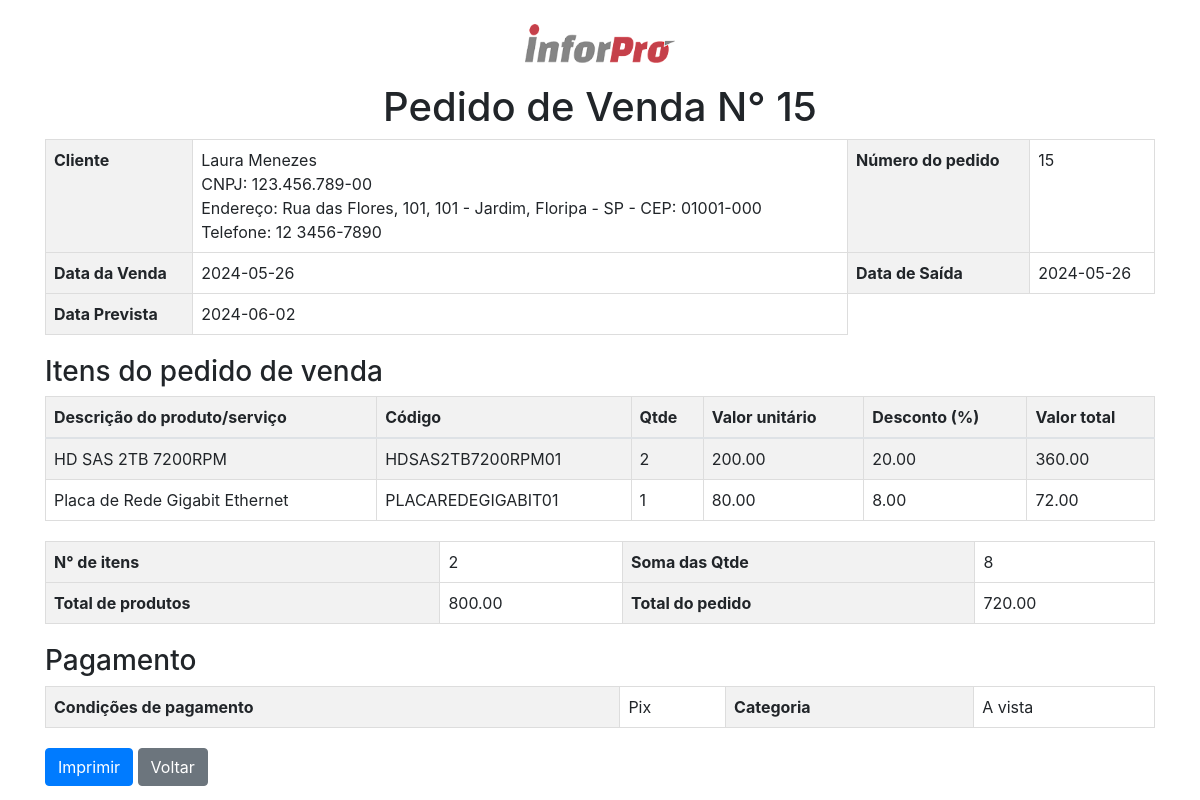
The app's page /Tela_Venda/visualizar_venda.php?id_venda=15 (signed in) with its own data.
### tables this page shows
CREATE TABLE `clientes` (
  `id` int(11) NOT NULL,
  `email` varchar(255) NOT NULL,
  `senha` varchar(255) NOT NULL,
  `cnpj` varchar(18) NOT NULL,
  `razao_social` varchar(255) NOT NULL,
  `tamanho_empresa` varchar(20) NOT NULL,
  `segmento_empresa` varchar(255) NOT NULL,
  `atividade_principal` varchar(255) NOT NULL,
  `caminho_imagem` varchar(255) DEFAULT NULL,
  `rua` varchar(255) DEFAULT NULL,
  `bairro` varchar(100) DEFAULT NULL,
  `cidade` varchar(100) DEFAULT NULL,
  `uf` varchar(2) DEFAULT NULL,
  `cep` varchar(9) DEFAULT NULL
);

CREATE TABLE `vendas` (
  `id` int(11) NOT NULL,
  `num_ped` int(11) NOT NULL,
  `cliente` varchar(255) NOT NULL,
  `vendedor` varchar(255) NOT NULL,
  `cond_pagamento` varchar(255) NOT NULL,
  `categoria` varchar(255) NOT NULL,
  `data_venda` date NOT NULL,
  `data_saida` date NOT NULL,
  `data_prevista` date NOT NULL,
  `id_usuario` int(11) NOT NULL,
  `num_itens` int(11) NOT NULL,
  `soma_quantidades` int(11) NOT NULL,
  `desconto_total_itens` decimal(10,2) NOT NULL,
  `total_itens` decimal(10,2) NOT NULL,
  `desconto_total_venda` decimal(10,2) NOT NULL,
  `total_venda` decimal(10,2) NOT NULL,
  `lancado_estoque` tinyint(1) DEFAULT 0,
  `frete_por_conta` varchar(255) DEFAULT NULL,
  `largura` decimal(10,2) DEFAULT NULL,
  `comprimento` decimal(10,2) DEFAULT NULL,
  `altura` decimal(10,2) DEFAULT NULL,
  `peso` decimal(10,2) DEFAULT NULL,
  `prazo_entrega` date DEFAULT NULL,
  `valor_frete` decimal(10,2) DEFAULT NULL,
  `status_aprovacao` enum('Pendente','Aprovado','Reprovado') DEFAULT 'Pendente'
);

CREATE TABLE `pessoa_fisica` (
  `id` int(11) NOT NULL,
  `nome` varchar(255) NOT NULL,
  `cpf` varchar(14) NOT NULL,
  `rg` varchar(20) DEFAULT NULL,
  `orgao_emissor` varchar(20) DEFAULT NULL,
  `tipo` varchar(10) NOT NULL,
  `rua` varchar(255) NOT NULL,
  `bairro` varchar(100) NOT NULL,
  `numero` varchar(10) NOT NULL,
  `cidade` varchar(100) NOT NULL,
  `uf` varchar(2) NOT NULL,
  `cep` varchar(9) DEFAULT NULL,
  `complemento` varchar(100) DEFAULT NULL,
  `fone` varchar(15) NOT NULL,
  `celular` varchar(15) DEFAULT NULL,
  `email` varchar(255) NOT NULL,
  `banco` varchar(100) DEFAULT NULL,
  `agencia` varchar(20) DEFAULT NULL,
  `conta` varchar(20) DEFAULT NULL,
  `observacoes` text DEFAULT NULL,
  `id_cliente` int(11) NOT NULL
);

CREATE TABLE `itens_venda` (
  `id` int(11) NOT NULL,
  `venda_id` int(11) NOT NULL,
  `nome_item` varchar(255) NOT NULL,
  `codigo` varchar(255) NOT NULL,
  `quantidade` int(11) NOT NULL,
  `preco` decimal(10,2) NOT NULL,
  `desconto` decimal(5,2) NOT NULL,
  `preco_total` decimal(10,2) NOT NULL
);

### Tela_Venda/visualizar_venda.php (the view, shortened to what this page needs)
<?php
require_once "../conexao.php";
$id_venda = $_GET['id_venda'];
$sql = "SELECT * FROM vendas WHERE id = $id_venda";
$resultado = mysqli_query($conexao, $sql);
$venda = mysqli_fetch_assoc($resultado);
$id_usuario = $_SESSION['id'];
$sql_cliente = "SELECT caminho_imagem FROM clientes WHERE id = $id_usuario";
$resultado_cliente = mysqli_query($conexao, $sql_cliente);
$cliente = mysqli_fetch_assoc($resultado_cliente);
$logo_caminho = $cliente['caminho_imagem'];
$cliente_nome = $venda['cliente'];
$sql_pf = "SELECT nome AS nome_cliente, cpf AS cnpj, rua, numero, bairro, cidade, uf, cep, fone AS telefone FROM pessoa_fisica WHERE nome = ?";
$stmt_pf = mysqli_prepare($conexao, $sql_pf);
mysqli_stmt_bind_param($stmt_pf, 's', $cliente_nome);
mysqli_stmt_execute($stmt_pf);
$resultado_pf = mysqli_stmt_get_result($stmt_pf);
$cliente_detalhes = mysqli_fetch_assoc($resultado_pf);
$sql_itens = "SELECT nome_item, codigo, quantidade, preco, desconto, preco_total FROM itens_venda WHERE venda_id = $id_venda";
$resultado_itens = mysqli_query($conexao, $sql_itens);
?>
<!DOCTYPE html>
<html lang="pt-br">
<head>
    <link rel="stylesheet" href="https://stackpath.bootstrapcdn.com/bootstrap/4.3.1/css/bootstrap.min.css">
</head>
<body>
    <div class="container mt-4">
        <div class="header">
            <?php if ($logo_caminho) { ?>
                <img src="<?php echo $logo_caminho; ?>" alt="Logo da Empresa" class="logo">
            <?php } ?>
            <h1>Pedido de Venda N° <?php echo $venda['num_ped']; ?></h1>
        </div>
        <div class="details-table">
            <table class="table">
                <tr>
                    <th>Cliente</th>
                    <td>
                        <?php if ($cliente_detalhes) { ?>
                            <?php echo $cliente_detalhes['nome_cliente']; ?><br>
                            CNPJ: <?php echo $cliente_detalhes['cnpj']; ?><br>
                            Endereço: <?php echo $cliente_detalhes['rua'] . ', ' . $cliente_detalhes['numero'] . ' - ' . $cliente_detalhes['bairro'] . ', ' . $cliente_detalhes['cidade'] . ' - ' . $cliente_detalhes['uf'] . ' - CEP: ' . $cliente_detalhes['cep']; ?><br>
                            Telefone: <?php echo $cliente_detalhes['telefone']; ?>
                        <?php } else { ?>
                            Dados do cliente não encontrados.
                        <?php } ?>
                    </td>
                    <th>Número do pedido</th>
                    <td><?php echo $venda['num_ped']; ?></td>
                </tr>
                <tr>
                    <th>Data da Venda</th>
                    <td><?php echo $venda['data_venda']; ?></td>
                    <th>Data de Saída</th>
                    <td><?php echo $venda['data_saida']; ?></td>
                </tr>
                <tr>
                    <th>Data Prevista</th>
                    <td><?php echo $venda['data_prevista']; ?></td>
                </tr>
            </table>
        </div>
        <h3>Itens do pedido de venda</h3>
        <div class="items-table">
            <table class="table table-striped">
                <thead>
                    <tr>
                        <th>Descrição do produto/serviço</th>
                        <th>Código</th>
                        <th>Qtde</th>
                        <th>Valor unitário</th>
                        <th>Desconto (%)</th>
                        <th>Valor total</th>
                    </tr>
                </thead>
                <tbody>
                    <?php while ($item = mysqli_fetch_assoc($resultado_itens)) { ?>
                        <tr>
                            <td><?php echo $item['nome_item']; ?></td>
                            <td><?php echo $item['codigo']; ?></td>
                            <td><?php echo $item['quantidade']; ?></td>
                            <td><?php echo $item['preco']; ?></td>
                            <td><?php echo $item['desconto']; ?></td>
                            <td><?php echo $item['preco_total']; ?></td>
                        </tr>
                    <?php } ?>
                </tbody>
            </table>
        </div>
        <div class="summary-table">
            <table class="table">
                <tr>
                    <th>N° de itens</th>
                    <td><?php echo $venda['num_itens']; ?></td>
                    <th>Soma das Qtde</th>
                    <td><?php echo $venda['soma_quantidades']; ?></td>
                </tr>
                <tr>
                    <th>Total de produtos</th>
                    <td><?php echo $venda['total_itens']; ?></td>
                    <th>Total do pedido</th>
                    <td colspan="3"><?php echo $venda['total_venda']; ?></td>
                </tr>
            </table>
        </div>
        <h3>Pagamento</h3>
        <div class="summary-table">
            <table class="table">
                <tr>
                    <th>Condições de pagamento</th>
                    <td><?php echo $venda['cond_pagamento']; ?></td>
                    <th>Categoria</th>
                    <td><?php echo $venda['categoria']; ?></td>
                </tr>
            </table>
        </div>
        <button class="btn btn-primary print-button" onclick="window.print()">Imprimir</button>
        <a href="Tela_Venda.php" class="btn btn-secondary back-button">Voltar</a>
    </div>
</body>
</html>

### Tela_Venda/visualizar_venda.php (style rules this page uses)
.logo { width: 150px; height: auto; margin-bottom: 20px; }
.header, .footer { text-align: center; }
.details-table, .items-table, .summary-table { width: 100%; margin-bottom: 20px; }
.details-table th, .details-table td, .items-table th, .items-table td, .summary-table th, .summary-table td { border: 1px solid #ddd; padding: 8px; }
.details-table th, .items-table th, .summary-table th { background-color: #f2f2f2; text-align: left; }
.details-table td { vertical-align: top; }

### records on screen
clientes: caminho_imagem (picture)
vendas: num_ped "15", data_venda "2024-05-26", data_saida "2024-05-26", data_prevista "2024-06-02", num_itens "2", soma_quantidades "8", total_itens "800.00", total_venda "720.00", cond_pagamento "Pix", categoria "A vista"
pessoa_fisica: nome "Laura Menezes", cpf "123.456.789-00", rua "Rua das Flores, 101", numero "101", bairro "Jardim", cidade "Floripa", uf "SP", cep "01001-000", fone "12 3456-7890"
itens_venda: nome_item "HD SAS 2TB 7200RPM", codigo "HDSAS2TB7200RPM01", quantidade "2", preco "200.00", desconto "20.00", preco_total "360.00"
itens_venda: nome_item "Placa de Rede Gigabit Ethernet", codigo "PLACAREDEGIGABIT01", quantidade "1", preco "80.00", desconto "8.00", preco_total "72.00"
